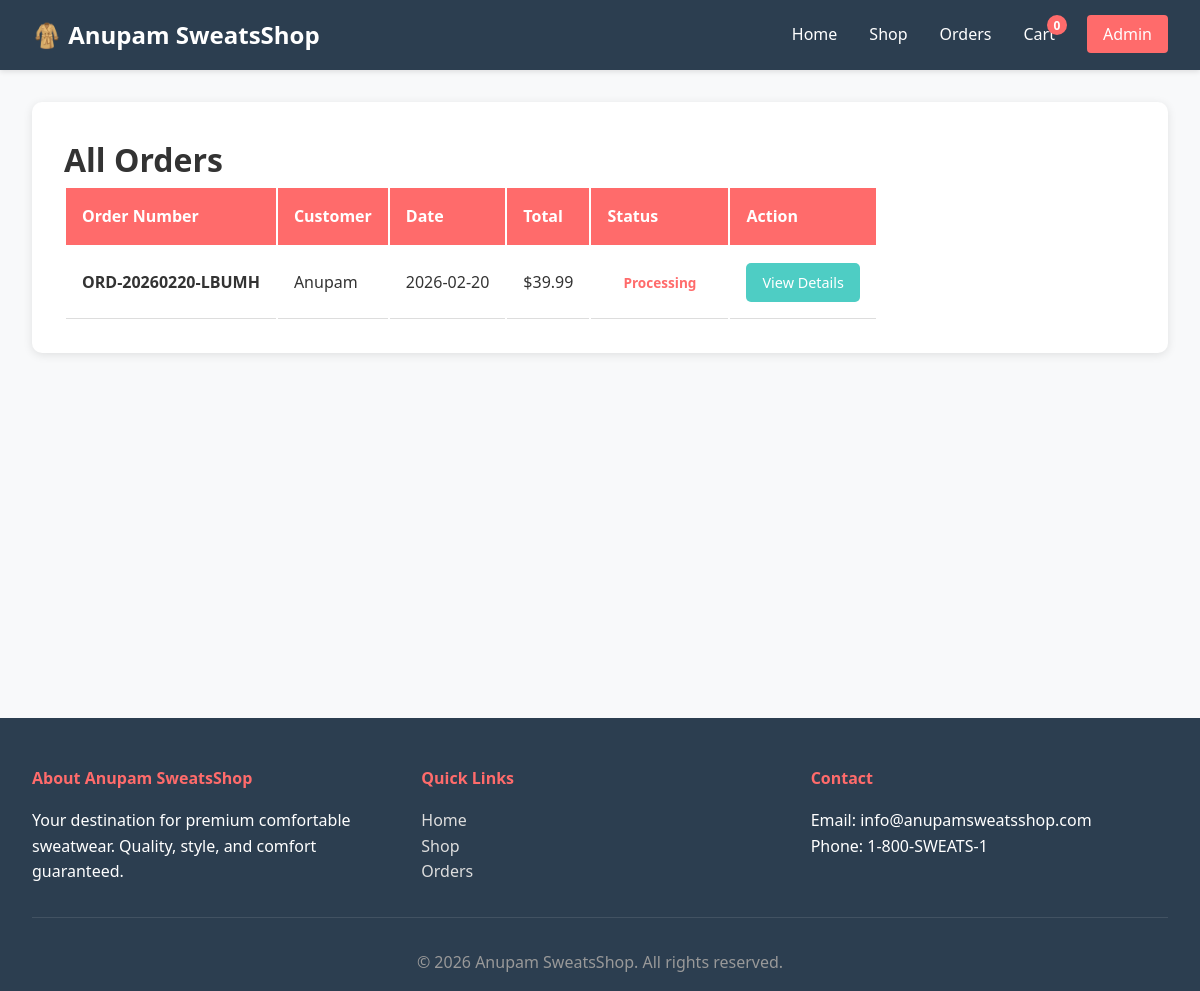
The page /orders on the database its author committed.
### app.py (models this page shows, shortened)
class Order(db.Model):
    __tablename__ = 'orders'
    id = db.Column(db.Integer, primary_key=True)
    order_number = db.Column(db.String(20), unique=True, nullable=False)
    customer_name = db.Column(db.String(100), nullable=False)
    customer_email = db.Column(db.String(100), nullable=False)
    customer_phone = db.Column(db.String(20))
    shipping_address = db.Column(db.String(300), nullable=False)
    shipping_city = db.Column(db.String(50), nullable=False)
    shipping_state = db.Column(db.String(50))
    shipping_zip = db.Column(db.String(10))
    total_amount = db.Column(db.Float, nullable=False)
    status = db.Column(db.String(20), default='Pending')  # Pending, Processing, Shipped, Delivered, Cancelled
    payment_method = db.Column(db.String(50))
    notes = db.Column(db.Text)
    created_at = db.Column(db.DateTime, default=datetime.utcnow)
    updated_at = db.Column(db.DateTime, default=datetime.utcnow, onupdate=datetime.utcnow)
    items = db.relationship('OrderItem', backref='order', lazy=True, cascade='all, delete-orphan')

### app.py (the view)
@app.route('/orders')
def orders():
    orders_list = Order.query.order_by(Order.created_at.desc()).all()
    return render_template('orders.html', orders=orders_list)

### app.py (called while the page is built)
def get_cart_from_session():
    return session.get('cart', {})

@app.context_processor
def inject_cart_count():
    cart = get_cart_from_session()
    cart_count = sum(item['quantity'] for item in cart.values())
    return dict(cart_count=cart_count)

### templates/orders.html (shortened to what this page needs)
{% extends 'base.html' %}
{% block content %}
<div class="orders-container">
    <h1>All Orders</h1>
    {% if orders %}
    <div class="orders-table">
        <table>
            <thead>
                <tr>
                    <th>Order Number</th>
                    <th>Customer</th>
                    <th>Date</th>
                    <th>Total</th>
                    <th>Status</th>
                    <th>Action</th>
                </tr>
            </thead>
            <tbody>
                {% for order in orders %}
                <tr>
                    <td><strong>{{ order.order_number }}</strong></td>
                    <td>{{ order.customer_name }}</td>
                    <td>{{ order.created_at.strftime('%Y-%m-%d') }}</td>
                    <td>${{ "%.2f"|format(order.total_amount) }}</td>
                    <td>
                        <span class="status-badge status-{{ order.status.lower() }}">
                            {{ order.status }}
                        </span>
                    </td>
                    <td>
                        <a href="/order/{{ order.id }}" class="btn btn-small btn-secondary">View Details</a>
                    </td>
                </tr>
                {% endfor %}
            </tbody>
        </table>
    </div>
    {% else %}
    <div class="no-orders">
        <p>No orders found.</p>
        <a href="/shop" class="btn btn-primary">Start Shopping</a>
    </div>
    {% endif %}
</div>
{% endblock %}

### static/css/style.css (style rules this page uses)
* { margin: 0; padding: 0; box-sizing: border-box; }
:root { --primary-color: #ff6b6b; --secondary-color: #4ecdc4; --dark-color: #2c3e50; --light-color: #ecf0f1; --text-color: #333; --border-color: #ddd; --success-color: #27ae60; --warning-color: #f39c12; --danger-color: #e74c3c; }
html { scroll-behavior: smooth; }
body { font-family: 'Segoe UI', Tahoma, Geneva, Verdana, sans-serif; line-height: 1.6; color: var(--text-color); background-color: #f8f9fa; }
.btn { padding: 0.75rem 1.5rem; border: none; border-radius: 5px; cursor: pointer; font-size: 1rem; transition: all 0.3s; text-decoration: none; display: inline-block; text-align: center; font-weight: 500; }
.btn-secondary { background-color: var(--secondary-color); color: white; }
.btn-small { padding: 0.5rem 1rem; font-size: 0.9rem; }
.status-processing { color: var(--primary-color); }
.orders-container { background: white; padding: 2rem; border-radius: 10px; box-shadow: 0 2px 10px rgba(0,0,0,0.1); }
.orders-table, .products-table { width: 100%; border-collapse: collapse; }
.orders-table th, .products-table th { background-color: var(--primary-color); color: white; padding: 1rem; text-align: left; }
.orders-table td, .products-table td { padding: 1rem; border-bottom: 1px solid var(--border-color); }
.status-badge { padding: 0.5rem 1rem; border-radius: 20px; font-weight: bold; font-size: 0.85rem; }

### rows shown on the page
Order: order_number "ORD-20260220-LBUMH", customer_name "Anupam", created_at "2026-02-20", total_amount "39.99", status "Processing"

### other values the page prints
{{ cart_count }} "0"
